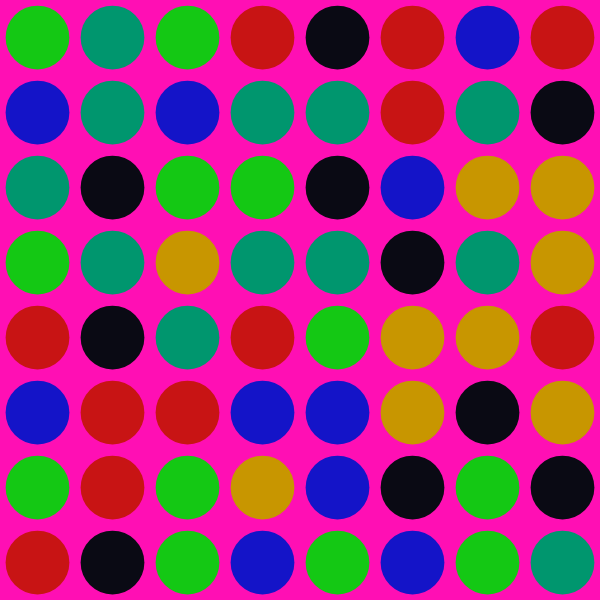
Frame 1 (no input)
Frame 60 (no input): identical to frame 1, image omitted
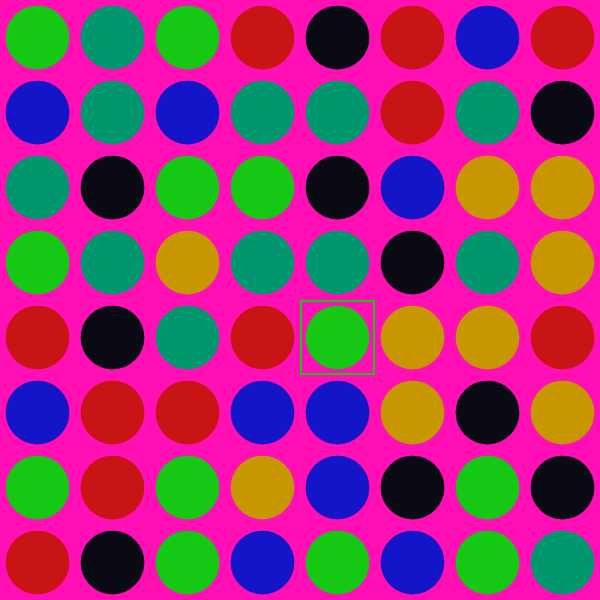
Frame 120 (the mouse pressed at the canvas centre since frame 60)

The p5.js sketch that drew these frames (run headless with seeded random() and noise() and a simulated clock; from frame 60 on, the mouse is pressed at the canvas centre):

// p5.js sketch
// ── sketch.js
var grid;
var clickedGrid
var size;
var pictures;
var points = 0;

var amountOfJewels;

var rows;
var cols;

function setup() {
  size = 600;
  pictures = new Array(3);
  pictures[0] = [color(200,20,20), color(20,200,20), color(20,20,200), color(200,150,0), color(0,150,110), color(10,10,20)]
  createCanvas(size, size);
  setupGame();
}

function draw() {
  background(255,15,180);
  showGrid(grid);
  showClicked(clickedGrid);
}

function setupGame() {
	amountOfJewels = 6;

	rows  = 8;
	cols = 8;
	grid = [];
	clickedGrid = [];
	for (let r = 0; r < rows; r++) {
	  	let newRow = [];
	  	let newClickedRow = [];
	  	for (let c = 0; c < cols; c++) {
	  		newRow.push(null);
	  		newClickedRow.push(false);
	  	}
	  	grid.push(newRow);
	  	clickedGrid.push(newClickedRow);
	}
	fillGrid();

}

function showGrid(matrix) {
	for (let r = 0; r < matrix.length; r++) {
		for (let c = 0; c < matrix[r].length; c++) {
			matrix[r][c].show(size, r, c);
		}
	}
}

function showClicked(matrix) {
	let jewelSize = size / rows;
	for (let r = 0; r < matrix.length; r++) {

		for (let c = 0; c < matrix[r].length; c++) {

			if (matrix[r][c]) {
				noFill();
				strokeWeight(2);
				stroke(grid[r][c].kleur);
				rect(c*jewelSize+1, r*jewelSize+1, jewelSize-2, jewelSize-2);

			}
		}
	}
}

function fillGrid() {
	// Vult de algemene grid
	let matrix = makeCopy(grid);
	let geenGeldigGridGevonden = true;
	while (geenGeldigGridGevonden) {
		for (let r = 0; r < matrix.length; r++) {
			for (let c = 0; c < matrix[r].length; c++) {
				matrix[r][c] = new Jewel(false, r);
			}
		}

		check = [!checkWholeGrid(matrix), checkForPossiblePlays(matrix)];
		if (check[0] && check[1]) {
			geenGeldigGridGevonden = false;
		}
	}
	grid = matrix;
}

function swap(matrix, r1, c1, r2, c2) {
	// Geeft een kopie van de matrix terug met 2 elementen verwisseld
	let copy = makeCopy(matrix);
	let element1 = copy[r1][c1];
	copy[r1][c1] = copy[r2][c2];
	copy[r2][c2] = element1;
	return copy;
}

function checkForPossiblePlays(matrix) {
	// Geeft terug of er een swap is die een combo geeft
	function checkForPossiblePlaysHorizontalSwap(matrix) {
		// Geeft terug of er in de horizontale richting een swap is die een combo geeft
		for (let row = 0; row < matrix.length; row++) {
			for (let col = 0; col < matrix[0].length-1; col++) {
				newMatrix = swap(matrix, row, col, row, col+1);
				if (checkGridAtPosition(newMatrix, row, col)[0] >= 3 || checkGridAtPosition(newMatrix, row, col)[1] >= 3) {
					return true;
				}
				if (checkGridAtPosition(newMatrix, row, col+1)[0] >= 3 || checkGridAtPosition(newMatrix, row, col+1)[1] >= 3) {
					return true;
				}
			}
		}
		return false;
	}

	if (checkForPossiblePlaysHorizontalSwap(matrix) || checkForPossiblePlaysHorizontalSwap(giveTranspose(matrix))) {
		return true;
	}
	else {
		return false;
	}
}

function makeCopy(matrix) {
	// Geeft een kopie van de matrix terug
	newMatrix = [];
	for (let row = 0; row < matrix.length; row++) {
		newRow = [];
		for (let col = 0; col < matrix[0].length; col++) {
			newRow.push(matrix[row][col]);
		}
		newMatrix.push(newRow);
	}
	return newMatrix;
}

function checkWholeGrid(matrix) {
	// Alleen voor aanmaken van nieuwe Grid
	for (let row = 0; row < matrix.length; row++) {
		for (let col = 0; col < matrix[0].length; col++) {
			if (checkGridAtPosition(matrix, row, col)[0] >= 3 || checkGridAtPosition(matrix, row, col)[1] >= 3) {
				return true;
			}
		}
	}
	return false;
}

function checkGridAtPosition(matrix, r, c) {
	// Geeft lengte horizontale combo en verticale combo terug
	let kind = matrix[r][c].soort;

	let horNum = horizontalChainAt(r, c, kind, matrix);
	let verNum = horizontalChainAt(c, r, kind, giveTranspose(matrix));

	return [horNum, verNum];
}

function horizontalChainAt(r, c, kind, matrix) {
	// Geeft de lengte van zelfde_soort_rij op pos (r;c) terug
	let cMin = c;
	while (cMin >= 0 && kind === matrix[r][cMin].soort) {
	    cMin--;
	}
	let cMax = c;
	while (cMax < matrix.length && kind === matrix[r][cMax].soort) {
	    cMax++;
	}
	return cMax-cMin-1;
}

function checkThisPlay(matrix, r1, c1, r2, c2) {
	let newMatrix = swap(matrix, r1, c1, r2, c2)
	let check1 = checkGridAtPosition(newMatrix, r1, c1);
	let check2 = checkGridAtPosition(newMatrix, r2, c2);
	return check1[0] >= 3 || check1[1] >= 3 || check2[0] >= 3 || check2[1] >= 3;
}

function giveTranspose(matrix) {
	// Geeft de getransponeerde matrix terug
	let newMatrix = []
	for (let col = 0; col < matrix[0].length; col++) {
		newRow = [];
		for (let row = 0; row < matrix.length; row++) {
			newRow.push(matrix[row][col]);
		}
		newMatrix.push(newRow);
	}
	return newMatrix;
}

function checkNeighboursSelected(matrix, r, c) {
	// Geeft positie terug van buur die op true staat, anders [-1, -1]

	// Check links
	if (c > 0 && matrix[r][c-1]) {
		return [r, c-1];
	}
	// Check rechts
	else if (c < matrix[0].length-1 && matrix[r][c+1]) {
		return [r, c+1];
	}
	// Check boven
	else if (r > 0 && matrix[r-1][c]) {
		return [r-1, c];
	}
	// Check onder
	else if (r < matrix.length-1 && matrix[r+1][c]) {
		return [r+1, c];
	}
	else {
		return [-1, -1];
	}
}

function fillMatrixWith(matrix, x) {
	for (let row = 0; row < matrix.length; row++) {
		for (let col = 0; col < matrix[0].length; col++) {
			matrix[row][col] = x;
		}
	}
	return matrix;
}

function returnHorizontalCombos(matrix, r, c, kind) {
	let cMin = c;
	while (cMin >= 0 && kind === matrix[r][cMin].soort) {
	    cMin--;
	}
	let cMax = c;
	while (cMax < matrix.length && kind === matrix[r][cMax].soort) {
	    cMax++;
	}
	return [cMin+1, cMax-1];
}

function searchForCombosAtPosition(matrix, r, c) {
	// Geeft een array met alle posities die deel uitmaken van een combo
	let hor = returnHorizontalCombos(matrix, r, c, matrix[r][c].soort);
	let ver = returnHorizontalCombos(giveTranspose(matrix), c, r, matrix[r][c].soort);
	let returnList = [];
	if (hor[1]-hor[0]+1 >= 3) {
		for (let i = hor[0]; i <= hor[1]; i++) {
			returnList.push([r,i]);
		}
	}
	if (ver[1]-ver[0]+1 >= 3) {
		for (let i = ver[0]; i <= ver[1]; i++) {
			returnList.push([i, c]);
		}
	}
	return returnList;
}

function searchAndDeleteCombos(matrix) {
	let jewels = [];
	for (let i = 0; i < rows; i++) {
		for (let j = 0; j < cols; j++) {
			jewels.push([i,j]);
		}
	}
	for (let j = 0; j < jewels.length; j++) {
        let positions = searchForCombosAtPosition(matrix, jewels[j][0], jewels[j][1]);
        for (let i = 0; i < positions.length; i++) {
            grid[positions[i][0]][positions[i][1]] = new Jewel(true, 0);
        }
    }
}

function contains(array, value) {
	for (let i = 0; i < array; i++) {
		if (array[i] === value) {
			return true;
		}
	}
	return false;
}


function replenishGrid() {
	let thereWhereEmptySpaces = false;
	for (let r = 0; r < grid.length; r++) {
		for (c = 0; c < grid[0].length; c++) {
			if (grid[r][c].soort === -1) {
			    points += 100;
				thereWhereEmptySpaces = true;
				for (r2 = r; r2 >= 0; r2--) {
					if (r2 === 0) {
						grid[r2][c] = new Jewel(false, -1);
					}
					else {
						grid[r2][c] = grid[r2-1][c];
					}
				}
			}
		}
	}
	if (thereWhereEmptySpaces) {
        searchAndDeleteCombos(grid);
		replenishGrid();
        document.getElementById("points").innerHTML = points;
    }
}

function thisRowAndColumnWasClicked(r, c) {
	// Alle functionaliteit voor het aanklikken van een Jewel
	let neighbour = checkNeighboursSelected(clickedGrid, r, c);

	if (neighbour[0] === -1) {
		let thisWas = clickedGrid[r][c];
		fillMatrixWith(clickedGrid, false);
		clickedGrid[r][c] = !thisWas;
	}
	else {
		if (!checkThisPlay(grid, r, c, neighbour[0], neighbour[1])) {
			fillMatrixWith(clickedGrid, false);
		}
		else {
			// Er zijn 2 juwelen aangeduid en deze kunnen gewisseld worden.
			grid = swap(grid, r, c, neighbour[0], neighbour[1]);
			let jewels = [[r, c], [neighbour[0], neighbour[1]]];
			searchAndDeleteCombos(grid);
			replenishGrid();
			fillMatrixWith(clickedGrid, false);
		}
	}
}

function mousePressed() {
	if (mouseX <= size && mouseY <= size) {
		let rMouse = Math.floor(mouseY / (size/cols));
		let cMouse = Math.floor(mouseX / (size/rows));

		thisRowAndColumnWasClicked(rMouse, cMouse);
	}
}

class Jewel {
	constructor(geen, row) {
		if (!geen) {
			this.soort = Math.floor(Math.random()*amountOfJewels);
			this.level = 0;
			this.v = 0;
			this.m = 1;
			this.g = 9.81;

			this.kleur = pictures[this.level][this.soort];
			this.jewelSize = size / cols;

			this.height = row*this.jewelSize;
		}
		else {
			this.soort = -1;
		}

	}

	fall(rij) {
		let newHeight = rij * this.jewelSize;

		if ((newHeight - this.height)**2 > 0 || this.v**2 > 0 ) {
			for (let i = 0; i < 10; i++) {
				let gravity = this.m*this.g;
				let w = 0;
				if (this.v !== 0) {
					w = -(this.v**2 /100)*this.v**2/this.v;
				}
				let F = gravity + w;
				let a = F/this.m/1000;
				this.v += a;
				this.height += this.v;
				if (this.height >= newHeight) {
					let b = 0.1;
					if (this.v - b > 0) {
						let c = 0.5;
						this.height -= this.v;
						this.v -= b;
						this.v = -c*this.v;
					}
					else {
						this.v = 0;
						this.height = newHeight;
					}
				}
			}
		}

	}

	show(size, rij, kolom) {
		if (this.soort !== -1) {
			this.fall(rij);
			let x = kolom*this.jewelSize+this.jewelSize/2;
			let y = this.height + this.jewelSize/2;

			fill(this.kleur);
			noStroke();
			ellipse(x, y, 0.85*this.jewelSize, 0.85*this.jewelSize);
		}

	}
}
// ── main.css
body {
    display: flex;
}

body > div {
    order: 1;
}

body div > p {
    font-size: 5rem;
    padding: 1rem
}

img {
    display: block;
    max-height: 180px;
}
